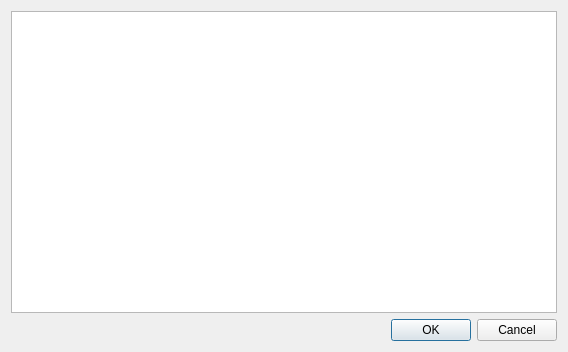
<?xml version="1.0" encoding="UTF-8"?>
<ui version="4.0">
 <class>chan_seg_infil</class>
 <widget class="QDialog" name="chan_seg_infil">
  <property name="geometry">
   <rect>
    <x>0</x>
    <y>0</y>
    <width>568</width>
    <height>352</height>
   </rect>
  </property>
  <property name="windowTitle">
   <string>Channel Segments Infiltration</string>
  </property>
  <layout class="QGridLayout" name="gridLayout">
   <item row="1" column="0">
    <widget class="QDialogButtonBox" name="buttonBox">
     <property name="orientation">
      <enum>Qt::Horizontal</enum>
     </property>
     <property name="standardButtons">
      <set>QDialogButtonBox::Cancel|QDialogButtonBox::Ok</set>
     </property>
    </widget>
   </item>
   <item row="0" column="0">
    <widget class="QTableView" name="tview"/>
   </item>
  </layout>
 </widget>
 <resources/>
 <connections>
  <connection>
   <sender>buttonBox</sender>
   <signal>accepted()</signal>
   <receiver>chan_seg_infil</receiver>
   <slot>accept()</slot>
   <hints>
    <hint type="sourcelabel">
     <x>248</x>
     <y>254</y>
    </hint>
    <hint type="destinationlabel">
     <x>157</x>
     <y>274</y>
    </hint>
   </hints>
  </connection>
  <connection>
   <sender>buttonBox</sender>
   <signal>rejected()</signal>
   <receiver>chan_seg_infil</receiver>
   <slot>reject()</slot>
   <hints>
    <hint type="sourcelabel">
     <x>316</x>
     <y>260</y>
    </hint>
    <hint type="destinationlabel">
     <x>286</x>
     <y>274</y>
    </hint>
   </hints>
  </connection>
 </connections>
</ui>
